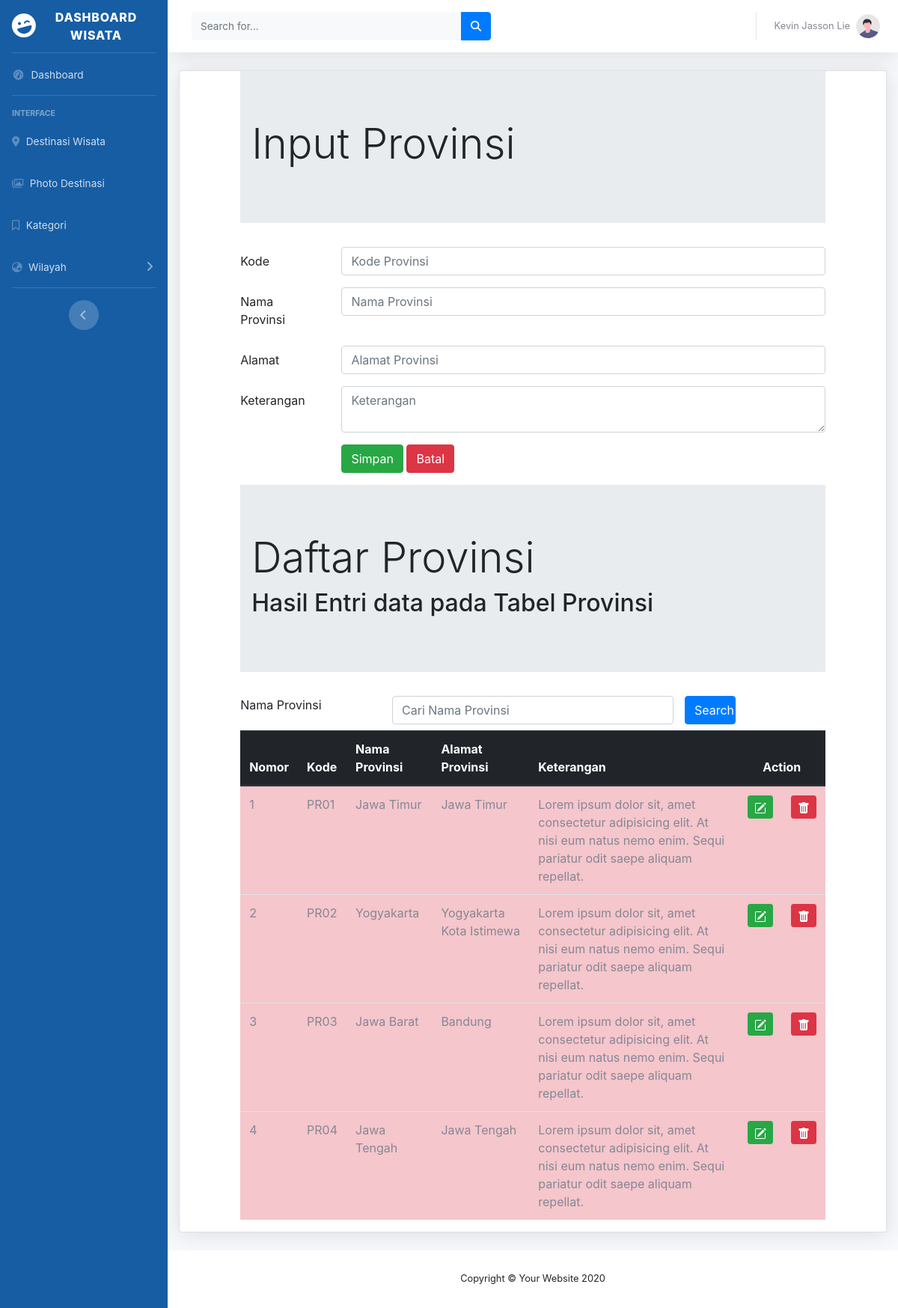
Screenshot of /ADMIN/provinsi.php (signed in) with the database file from the repository.
### tables this page shows
CREATE TABLE `provinsi` (
  `provinsiID` int(11) NOT NULL,
  `provinsiKODE` varchar(50) NOT NULL,
  `provinsiNAMA` varchar(255) NOT NULL,
  `provinsiALAMAT` varchar(255) NOT NULL,
  `provinsiKET` text NOT NULL
);

### ADMIN/provinsi.php (the view, shortened to what this page needs)
<!DOCTYPE html>
<html lang="en">
<head>
</head>
<?php include "header.php";?>
<div class="container-fluid">
<div class="card shadow mb-4">
<?php
include "includes/config.php";
?>
<html lang="en">
<head>
    <link rel="stylesheet" type="text/css" href="https://cdnjs.cloudflare.com/ajax/libs/select2/4.0.3/css/select2.min.css">
    <link rel="stylesheet" type="text/css" href="css/bootstrap.min.css">
</head>
<div class="row">
<div class="col-sm-1">
</div>
<div class="col-sm-10">
        <div class="jumbotron jumbotron-fluid">
            <div class="container">
                <h1 class="display-4">Input Provinsi</h1>
            </div>
        </div>
<form method="POST">
  <div class="form-group row">
    <label for="provinsikode" class="col-sm-2 col-form-label">Kode</label>
    <div class="col-sm-10">
      <input type="text" class="form-control" id="provinsikode" name="provinsikode" placeholder="Kode Provinsi" maxlength="4" required>
    </div>
  </div>
  <div class="form-group row">
    <label for="provinsinama" class="col-sm-2 col-form-label">Nama Provinsi</label>
    <div class="col-sm-10">
      <input type="text" class="form-control" name="provinsinama" id="provinsinama" placeholder="Nama Provinsi" required>
    </div>
  </div>
  <div class="form-group row">
    <label for="provinsialamat" class="col-sm-2 col-form-label">Alamat</label>
    <div class="col-sm-10">
      <input type="text" class="form-control" name="provinsialamat" id="provinsialamat" placeholder="Alamat Provinsi" required>
    </div>
  </div>
  <div class="form-group row">
    <label for="provinsiket" class="col-sm-2 col-form-label">Keterangan</label>
    <div class="col-sm-10">
    <textarea class="form-control" name="provinsiket" id="provinsiket" placeholder="Keterangan" required></textarea>
    </div>
  </div>
  <div class="form-group row">
    <div class="col-sm-2">
    </div>
    <div class="col-sm-10">
        <input type="submit" class="btn btn-success" value="Simpan" name="Simpan">
        <input type="reset" class="btn btn-danger" value="Batal" name="Batal">
    </div>
  </div>
</form>
</div>
<div class="col-sm-1">
</div>
</div>
<div class="row">
    <div class="col-sm-1"></div>
    <div class="col-sm-10">
        <div class="jumbotron jumbotron-fluid">
            <div class="container">
                <h1 class="display-4">Daftar Provinsi</h1>
                <h2>Hasil Entri data pada Tabel Provinsi</h2>
            </div>
        </div>
    <form method="POST">
        <div class="form-group row mb-2">
            <label for="search" class="col-sm-3">Nama Provinsi</label>
            <div class="col-sm-6">
                <input type="text" name="search" class="form-control" id="search" value="<?php if(isset($_POST['search'])) {echo $_POST['search'];}?>" placeholder="Cari Nama Provinsi">
            </div>
            <input type="submit" name="kirim" class="col-sm-1 btn btn-primary" value="Search">
        </div>
    </form>
    <table class="table table-hover table-danger">
        <thead class="thead-dark">
            <tr>
                <th>Nomor</th>
                <th>Kode</th>
                <th>Nama Provinsi</th>
                <th>Alamat Provinsi</th>
                <th>Keterangan</th>
                <th colspan="2" style="text-align: center">Action</th>
            </tr>
        </thead>
        <tbody>
        <?php
        if(isset($_POST["kirim"]))
        {
            $search = $_POST['search'];
            $query = mysqli_query($connection, "SELECT * FROM provinsi
                WHERE required provinsiNAMA like '%".$search."%'");
        }else
            {
                $query = mysqli_query($connection, "SELECT * FROM provinsi");
            }
            $nomor = 1;
            while ($row = mysqli_fetch_array($query))
            { ?>
                <tr>
                    <td><?php echo $nomor;?></td>
                    <td><?php echo $row['provinsiKODE'];?></td>
                    <td><?php echo $row['provinsiNAMA'];?></td>
                    <td><?php echo $row['provinsiALAMAT'];?></td>
                    <td><?php echo $row['provinsiKET'];?></td>
<td>
<a href="provinsiedit.php?ubah=<?php echo $row["provinsiID"]?>"
  class="btn btn-success btn-sm" title="EDIT">
</a>
</td>
<td>
<a onclick="return confirm('Apakah anda yakin ingin menghapus data?')" href="provinsihapus.php?hapus=<?php echo $row["provinsiID"]?>"
  class="btn btn-danger btn-sm" title="HAPUS">
</a>
</td>
                </tr>
            <?php $nomor = $nomor + 1;?>
            <?php } ?>
        </tbody>
    </table>
    </div>
    <div class="col-sm-1"></div>
</div>
</div>
</div>
<?php include "footer.php";?>
</html>

### rows the page displays
provinsi: provinsiKODE "PR01", provinsiNAMA "Jawa Timur", provinsiALAMAT "Jawa Timur", provinsiKET "Lorem ipsum dolor sit, amet consectetur adipisicing elit. At nisi eum natus nemo enim. Sequi pariatur odit saepe aliquam repellat."
provinsi: provinsiKODE "PR02", provinsiNAMA "Yogyakarta", provinsiALAMAT "Yogyakarta Kota Istimewa", provinsiKET "Lorem ipsum dolor sit, amet consectetur adipisicing elit. At nisi eum natus nemo enim. Sequi pariatur odit saepe aliquam repellat."
provinsi: provinsiKODE "PR03", provinsiNAMA "Jawa Barat", provinsiALAMAT "Bandung", provinsiKET "Lorem ipsum dolor sit, amet consectetur adipisicing elit. At nisi eum natus nemo enim. Sequi pariatur odit saepe aliquam repellat."
provinsi: provinsiKODE "PR04", provinsiNAMA "Jawa Tengah", provinsiALAMAT "Jawa Tengah", provinsiKET "Lorem ipsum dolor sit, amet consectetur adipisicing elit. At nisi eum natus nemo enim. Sequi pariatur odit saepe aliquam repellat."
